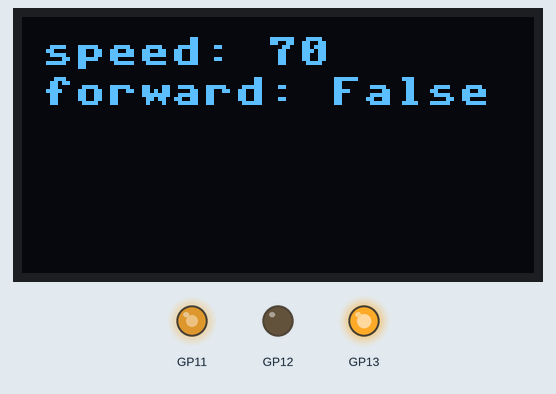
Simulated run of this program. Board: Raspberry Pi Pico running MicroPython. Parts: 128×64 one-colour display, output pins drawn as LEDs (lit = HIGH). Files the program writes start out absent; the clock reads 2024-03-15 10:24:30 at power-on unless the program sets it; library files of the repository ran but are not shown: ssd1306.py; what the program prints to the serial console is not drawn. At 6.1 s the program stops and its outputs stay as they are.

Above: at 0.1 s.
At 3.1 s:
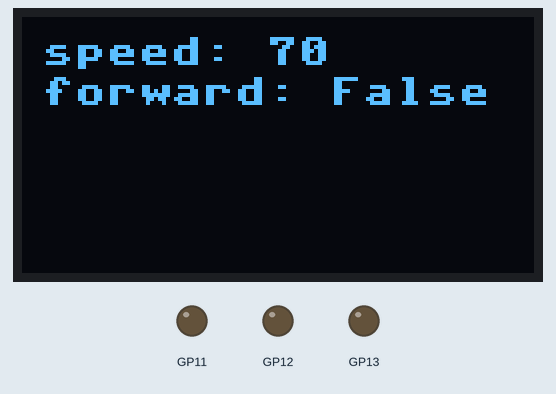
Timing chart, 0 to 4.6 s (numbered marks = the images above):
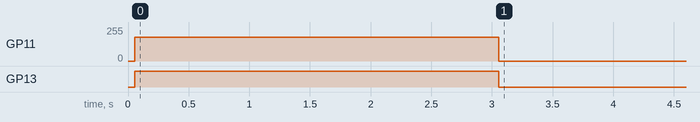

The program:

L298_tester.py
```python
from hbridge import HBridge
from ssd1306 import SSD1306_I2C
from machine import Pin, I2C
import utime
import gc
from dataLogger import DataLogger
import umemory

DURATION = 3
PWM_FREQUENCY = 1000

# Set up OLED display interface
WIDTH = 128
HEIGHT = 64
i2c = I2C(0)
# Uses I2C defaults for I2C0 SCL=Pin(GP9), SDA=Pin(GP8)
oled = SSD1306_I2C(WIDTH, HEIGHT, i2c)

# Set up motor encoder interface
motorEncoder = Pin(10, Pin.IN)


# Varabled used in function that are not updated, so don't need to be global
cycle = 0

#  Set globals (Updated within functions)
gMotorEncoderCnt = 0

# Do manual garbage collects to manage CPU usage
gc.collect()
gc.disable()


def motorEncoderCallback(pin):
    global gMotorEncoderCnt
    gMotorEncoderCnt += 1


def setSpeed(speed, isForward=True):
    global gMotorEncoderCnt

    oled.fill(0)
    oled.text("speed: {} ".format(speed), 5, 5)
    oled.text("forward: {}".format(isForward), 5, 15)
    oled.show()
    print("speed: {} isForward?: {} free:{} cycle:{}".format(
        speed, isForward, umemory.free(), cycle))

    # Run for the sleepFor seconds
    motorEncoder.irq(trigger=Pin.IRQ_FALLING,
                     handler=motorEncoderCallback)
    if isForward:
        my298.forward(speed)
    else:
        my298.reverse(speed)
    utime.sleep(DURATION)
    # Reset motorEncoder and handler
    # Stop the irq handler before doing anything else!
    motorEncoder.irq(handler=None)
    my298.stop()
    motorEncoder.init()
    #  Write out log and cleanup gc, and reset encoder counter
    dl.write(str(cycle) + "\t" + str(speed) + "\t" + str(isForward) + "\t" +
             str(gMotorEncoderCnt) + "\t" + str(DURATION) + "\t" + str(PWM_FREQUENCY) + "\tL298")
    gc.collect()
    gMotorEncoderCnt = 0
    # time.sleep(1)

# *********** Main code **************


my298 = HBridge(11, 12, 13, PWM_FREQUENCY)
dl = DataLogger("cycle\tspeed\tisForward\tmotorEncoderCnt\tduration\tfreq\tmc")

setSpeed(70, False)
utime.sleep_ms(3000)
my298.stop()
# while True:
#     cycle += 1
#     setSpeed(70, False)
# setSpeed(100)
# setSpeed(80)
# setSpeed(60)
# setSpeed(40)
# setSpeed(20)
# setSpeed(10)
# setSpeed(5)
```

hbridge.py
```python
# A HBridge motor controller class for managing L298 and TB6612FNG motor controllers

from machine import Pin, PWM


class HBridge():
    max_duty_u16 = 65535

    def __init__(self, pin_num_pwm, pin_num_in1, pin_num_in2, freq=1000):
        # setup pin assignments and frequency
        self._pwm = PWM(Pin(pin_num_pwm))
        self._pin_in1 = Pin(pin_num_in1, Pin.OUT)
        self._pin_in2 = Pin(pin_num_in2, Pin.OUT)
        self._pwm.freq(freq)

    #  functions to set motor controller signals
    def setForward(self):
        self._pin_in1.on()
        self._pin_in2.off()

    def setReverse(self):
        self._pin_in1.off()
        self._pin_in2.on()

    def setBrake(self):
        self._pin_in1.off()
        self._pin_in2.off()

    # Functions to set motor speed (As a percentage of max speed) and direction
    def forward(self, speed):
        # Speed %
        self.setForward()
        self._pwm.duty_u16(self.speedToU16(abs(speed)))

    def reverse(self, speed):
        self.setReverse()
        self._pwm.duty_u16(self.speedToU16(abs(speed)))

    def stop(self):
        self.setBrake()
        self._pwm.duty_u16(0)

    @classmethod
    def speedToU16(cls, speed):
        # Return a duty_u16 value based on percentage speed
        return int(speed * cls.max_duty_u16/100)
```

dataLogger.py
```python
# A simple data logging application
# When the class is initiated,
# a logging file is created as D<seconds>.txt and
# a header line written based on a tab set of file names
# Writes out a tab delimited log line starting with <seconds><tab><data>

import time


class DataLogger():
    logFile = "D"

    def __init__(self, fields):
        self.logFile += str(time.time()) + ".txt"
        with open(self.logFile, "a") as logger:
            logger.write("epoch_sec\t" + fields + "\n")

    def write(self, data):
        with open(self.logFile, "a") as logger:
            logger.write(str(time.time()) + "\t" + data + "\n")
```

umemory.py
```python
import micropython
import gc
import os


def df():
    s = os.statvfs('//')
    return ('{0} MB'.format((s[0]*s[3])/1048576))


def free(full=False):
    F = gc.mem_free()
    A = gc.mem_alloc()
    T = F+A
    P = '{0:.2f}%'.format(F/T*100)
    if not full:
        return P
    else:
        return ('Total:{0} Free:{1} ({2})'.format(T, F, P))


def printHeapInfo():
    print("Free:", free(), " mem_info:", micropython.mem_info())


# print(micropython.mem_info())
# print(free())
# printHeapInfo()
```
